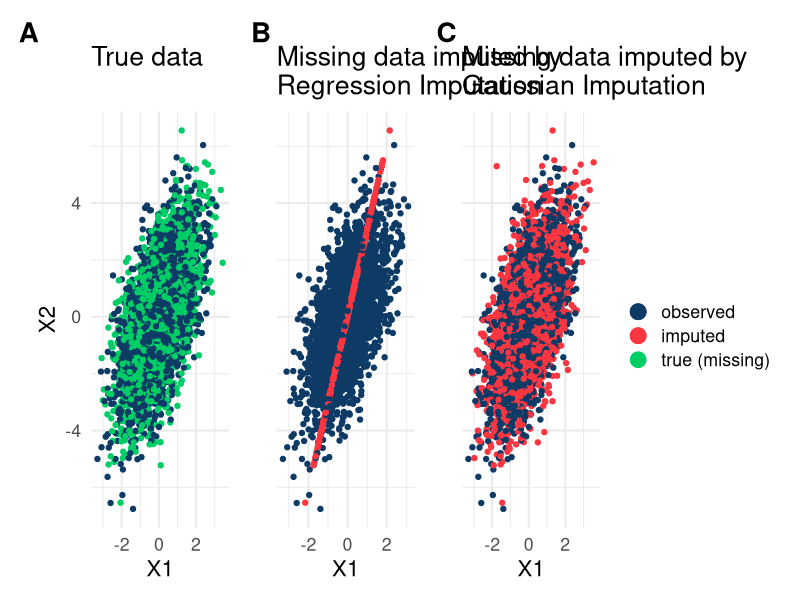

This chart was generated by the following R code:

library(dplyr)
library(ggplot2)
library(patchwork)

set.seed(10)

dat <- MASS::mvrnorm(5000, mu = c(0, 0), Sigma = matrix(c(3,1,1,1), ncol=2, byrow = T))
colnames(dat) <- c("X2", "X1")
dat_full <- dat

dat[runif(5000) > 0.5, 2] <- NA 

dat_imp_norm <- mice::mice(dat, m = 1, method = "norm")
dat_imp_norm <- mice::complete(dat_imp_norm) %>% 
  mutate(missing = is.na(dat[, 2]))

dat_imp_norm.predict <- mice::mice(dat, m = 1, method = "norm.predict")
dat_imp_norm.predict <- mice::complete(dat_imp_norm.predict) %>% 
  mutate(missing = is.na(dat[, 2]))

dat_full <- dat_full %>% 
  as.data.frame() %>% 
  mutate(missing = is.na(dat[, 2]))


###################################


coef(lm(X1 ~ X2, data = dat_imp_norm.predict))
coef(lm(X2 ~ X1, data = dat_imp_norm.predict))

coef(lm(X1 ~ X2, data = dat_imp_norm))
coef(lm(X2 ~ X1, data = dat_imp_norm))


coef(lm(X1 ~ X2, data = dat_full))
coef(lm(X2 ~ X1, data = dat_full))


#############################

p1 <- ggplot(dat_imp_norm.predict, aes(x = X1, y = X2, col = missing)) +
  geom_point() +
  geom_point(aes(x = 30, y = 30, color = "new_category"), size = 5, show.legend = TRUE) +
  scale_color_manual(name = "", 
                     values = c("FALSE" = "#0D3B66", 
                                "TRUE" = "#FB3640", 
                                "new_category" = "springgreen3"),
                     labels = c("FALSE" = "observed", 
                                "TRUE" = "imputed", 
                                "new_category" = "true (missing)"),
                     breaks = c("FALSE", "TRUE", "new_category")) +
  theme_minimal(base_size = 16) +
  ggtitle("Missing data imputed by\nRegression Imputation") +
  xlim(min(dat_imp_norm.predict$X1), max(dat_imp_norm.predict$X1)) +
  ylim(min(dat_imp_norm.predict$X2), max(dat_imp_norm.predict$X2)) +
  theme(axis.title.y = element_blank(),
        axis.text.y = element_blank())

p2 <- ggplot(dat_imp_norm, aes(x = X1, y = X2, col = missing)) +
  geom_point() +
  theme_minimal(base_size = 16) +
  ggtitle("Missing data imputed by\nGaussian Imputation") +
  geom_point(aes(x = 30, y = 30, color = "new_category"), size = 5, show.legend = TRUE) +
  scale_color_manual(name = "", 
                     values = c("FALSE" = "#0D3B66", 
                                "TRUE" = "#FB3640", 
                                "new_category" = "springgreen3"),
                     labels = c("FALSE" = "observed", 
                                "TRUE" = "imputed", 
                                "new_category" = "true (missing)"),
                     breaks = c("FALSE", "TRUE", "new_category")) +
  xlim(min(dat_imp_norm$X1), max(dat_imp_norm$X1)) +
  ylim(min(dat_imp_norm$X2), max(dat_imp_norm$X2)) +
  theme(axis.title.y = element_blank(),
        axis.text.y = element_blank())

p3 <- ggplot(dat_full, aes(x = X1, y = X2, col = missing)) +
  geom_point() +
  scale_color_manual(values = c("#0D3B66", "springgreen3"),
                     name = "", labels = c("observed", "missing")) +
  theme_minimal(base_size = 16) +
  ggtitle("True data") +
  theme(legend.position = "none")

((p3 + p1 + p2 + plot_layout(guides = "collect")) & 
    guides(color = guide_legend(override.aes = list(size = 5)))) +
  plot_annotation(tag_levels = 'A') &
  theme(plot.tag = element_text(size = 20, face = "bold"))





